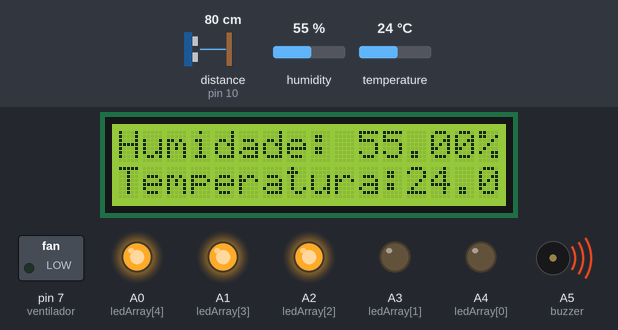
The sketch below on a simulated Arduino Uno, built with avr-gcc and run on an emulated ATmega328P. Parts: 16×2 character LCD, switched loads named in the sketch (green lamp = pin HIGH), output pins drawn as LEDs (lit = HIGH), buzzer (waves = sounding). Inputs (shaded band) come from the test bench; at power-on: distance to the obstacle (sensor on pin 10) 80 cm, temperature 24 °C, humidity 55 %. The echo pulse lasts 58.3 µs per cm; what the sketch prints to the serial monitor is not drawn.

Above: at 1.2 s.
1.3 s: distance to the obstacle (sensor on pin 10) set to 183 cm
At 2.1 s:
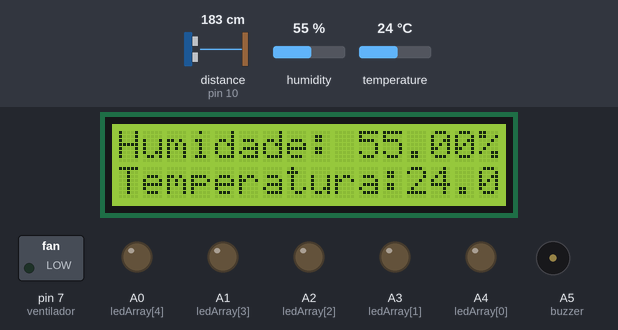
3.0 s: distance to the obstacle (sensor on pin 10) set to 177 cm
6.0 s: temperature set to 16 °C
At 7.1 s:
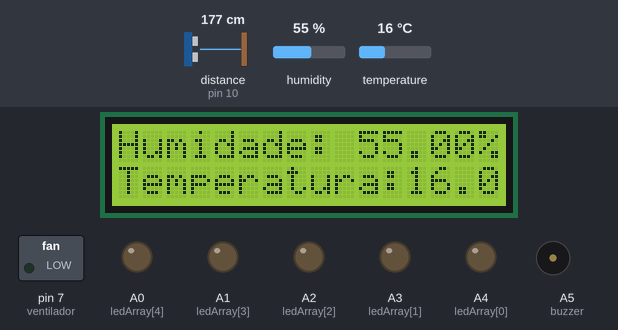
7.7 s: temperature set to 13 °C
At 8.0 s:
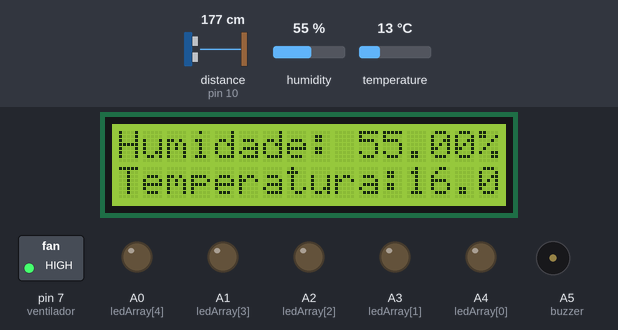
Timing chart, 0 to 10.7 s (numbered marks = the images above; inputs shaded):
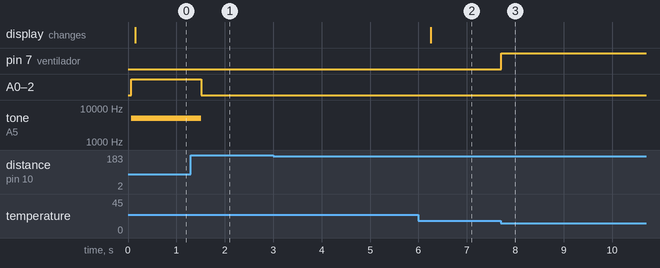

The sketch:

lcd_final.ino
```cpp
#include <HCSR04.h>

#include <IRremote.hpp>
#include <DFRobot_DHT11.h>
#include <LiquidCrystal.h>


#define pino_sensor_temp 6
#define ventilador 7 // hardware por relé

const int trig = 9;
const int echo =  10;

int ledArray[] =  {A4,A3,A2,A1,A0};
int buzzer = A5;
int intensidade;

String warn = "4";

HCSR04 hc(trig, echo); //initialisation class HCSR04 (trig pin , echo pin)
DFRobot_DHT11 sensor_temp_hum;
LiquidCrystal lcd (12, 11, 5, 4, 3, 2);


void setup(){

  Serial.begin(9600);
  lcd.begin(16, 2);

  pinMode(ventilador,OUTPUT);
  IrReceiver.begin(8, ENABLE_LED_FEEDBACK);

  for (int i = 0;i < 5; i++) {
  pinMode(ledArray[i],OUTPUT);
  }

  pinMode (buzzer,OUTPUT);

}

void loop(){

  switch (Serial.read())
    {
        case 'L':
            digitalWrite(ventilador,LOW);
            warn = "4";
            break;
        case 'D':
            digitalWrite(ventilador,HIGH);
            warn = "3";
            break;
        case 'Y':
            Serial.println(warn);
            break;
    }

  float distancia=hc.dist();
  intensidade=map(distancia,30,180,0,6);
  //Serial.println(distancia);
  for(int i=5;i>=0;i--){
    if(i>=intensidade && distancia>5.00 && distancia<180.00){
      digitalWrite(ledArray[i],1);
       if(i<=2){
      tone(buzzer,5000);
      }
      else{
      noTone(buzzer);
      }
    }
    else{
      digitalWrite(ledArray[i],0);
    }
  }

  if(distancia<5.00 || distancia>180){
    noTone(buzzer);
  }

  delay(50);

//---------------------------------------------------------------------------------
  sensor_temp_hum.read(pino_sensor_temp);

  float t = sensor_temp_hum.temperature;
  float h = sensor_temp_hum.humidity;

//--------------------------------------------------------------------------------

  if(t<15){
    refrigerar(1);
    delay(10000);
  }

  if ( isnan(t) || isnan(h) ){
    lcd.setCursor(0, 0);
    lcd.print("Falha na leitura do sensor");
  }
  else {
    lcd.clear();
    lcd.setCursor(0,0);
    lcd.print("Humidade: ");
    lcd.print(h);
    lcd.print("%");

    Serial.print("Humidade: ");
    Serial.print(h);
    Serial.println("%");

    lcd.setCursor(0,1);
    lcd.print("Temperatura:");
    lcd.print(t);
    lcd.print("C");

    Serial.print("Temperatura: ");
    Serial.print(t);
    Serial.println("C");

    delay(150);
  }
}

void refrigerar(int estado){
  if(estado){
    digitalWrite(ventilador,HIGH);
  }
  else{
    digitalWrite(ventilador,LOW);
  }
}
```

Measured:
- the behaviour switches between 15 and 14 °C on temperature (found by bisection; images 2 and 3)
- after the input at 1.3 s, A0 (ledArray[4]), A1 (ledArray[3]), A2 (ledArray[2]): HIGH → LOW after 0.21 s; tone on A5 (buzzer): 5000 Hz → silent after 0.21 s
- after the input at 3.0 s, every drawn part: stays the same
- after the input at 6.0 s, the display: changes after 0.25 s (image 2)
- after the input at 7.7 s, pin 7 (ventilador): LOW → HIGH at once
